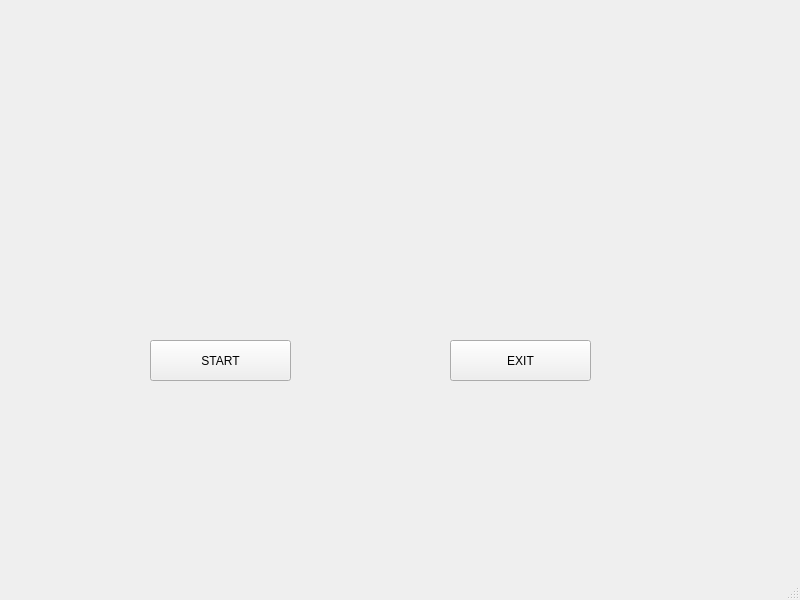
<?xml version="1.0" encoding="UTF-8"?>
<ui version="4.0">
 <class>FirstWindow</class>
 <widget class="QMainWindow" name="FirstWindow">
  <property name="geometry">
   <rect>
    <x>0</x>
    <y>0</y>
    <width>800</width>
    <height>600</height>
   </rect>
  </property>
  <property name="windowTitle">
   <string>FirstWindow</string>
  </property>
  <widget class="QWidget" name="centralwidget">
   <widget class="QPushButton" name="startButton">
    <property name="geometry">
     <rect>
      <x>150</x>
      <y>340</y>
      <width>141</width>
      <height>41</height>
     </rect>
    </property>
    <property name="text">
     <string>START</string>
    </property>
    <property name="iconSize">
     <size>
      <width>30</width>
      <height>30</height>
     </size>
    </property>
    <property name="autoDefault">
     <bool>false</bool>
    </property>
   </widget>
   <widget class="QPushButton" name="exitButton">
    <property name="geometry">
     <rect>
      <x>450</x>
      <y>340</y>
      <width>141</width>
      <height>41</height>
     </rect>
    </property>
    <property name="text">
     <string>EXIT</string>
    </property>
   </widget>
  </widget>
  <widget class="QMenuBar" name="menubar">
   <property name="geometry">
    <rect>
     <x>0</x>
     <y>0</y>
     <width>800</width>
     <height>24</height>
    </rect>
   </property>
  </widget>
  <widget class="QStatusBar" name="statusbar"/>
 </widget>
 <resources/>
 <connections/>
</ui>
